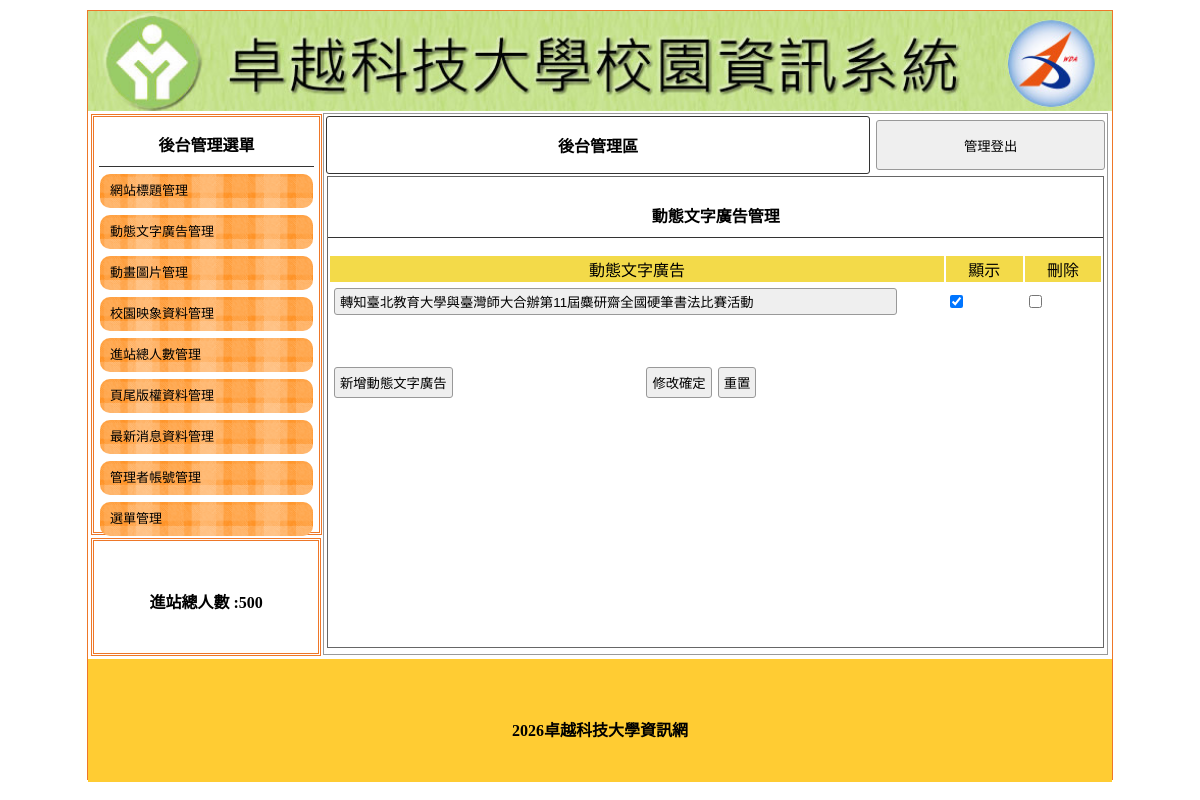
Page /backend.php?do=ad on the earlier database version.
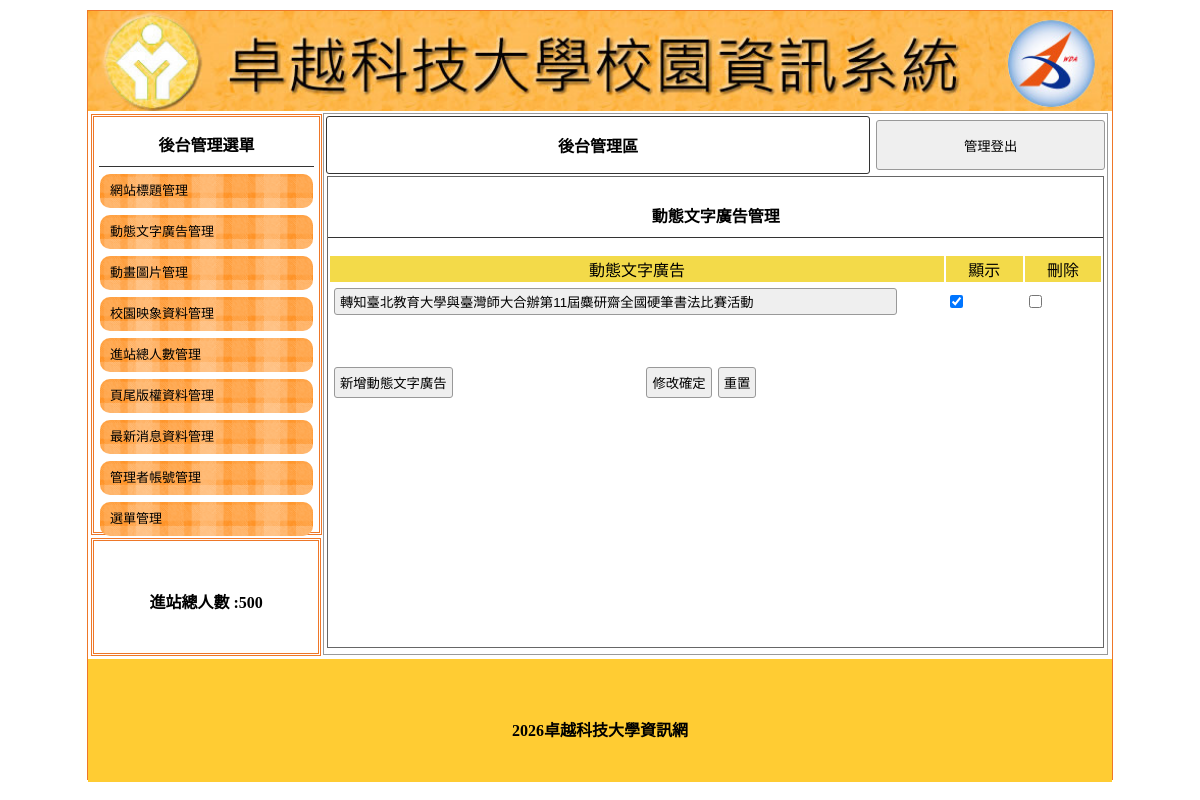
Same page on the later database version.
### tables this page shows
CREATE TABLE `title` (
  `id` int(10) UNSIGNED NOT NULL,
  `text` text NOT NULL,
  `img` text NOT NULL,
  `sh` int(1) UNSIGNED NOT NULL
);

CREATE TABLE `total` (
  `id` int(10) UNSIGNED NOT NULL,
  `total` int(10) UNSIGNED NOT NULL
);

CREATE TABLE `ad` (
  `id` int(10) UNSIGNED NOT NULL,
  `text` text NOT NULL,
  `sh` int(1) UNSIGNED NOT NULL
);

CREATE TABLE `bottom` (
  `id` int(10) UNSIGNED NOT NULL,
  `bottom` text NOT NULL
);

### api/db.php (called while the page is built, shortened)
<?php
class DB{
private $dsn="mysql:host=localhost;dbname=db05;charset=utf8";
private $pdo;
private $table;
function __construct($table){
    $this->table=$table;
    $this->pdo=new PDO($this->dsn,"root",'');
}
function all(...$arg){
    $sql="select * from $this->table ";
    return $this->pdo->query($sql)->fetchAll(PDO::FETCH_ASSOC);
}
function find($id){
    $sql="select * from $this->table ";
    if(is_array($id)){
        $tmp=$this->arraytosql($id);
        $sql=$sql." where ".join(" AND " , $tmp);
    }else{
        $sql .= " WHERE `id`='$id'";
    }
    return $this->pdo->query($sql)->fetch(PDO::FETCH_ASSOC);
}
private function arraytosql($array){
    $tmp=[];
    foreach($array as $key => $value){
        $tmp[]="`$key`='$value'";
    }
    return $tmp;
}
}
$Title=new DB('title');
$Ad=new DB('ad');
$Bottom=new DB('bottom');
$Total=new DB('total');
?>

### backend.php (the view, shortened to what this page needs)
<?php include_once "./api/db.php";?>
<!DOCTYPE html
	PUBLIC "-//W3C//DTD XHTML 1.0 Transitional//EN" "http://www.w3.org/TR/xhtml1/DTD/xhtml1-transitional.dtd">
<html xmlns="http://www.w3.org/1999/xhtml">
<head>
	<link href="./css/css.css" rel="stylesheet" type="text/css">
</head>
<body>
	<div id="main">
		<a title="<?=$Title->find(['sh'=>1])['text'];?>" href="index.php">
			<div class="ti" style="background:url(&#39;images/<?=$Title->find(['sh'=>1])['img'];?>&#39;); background-size:cover;"></div>
		</a>
		<div id="ms">
			<div id="lf" style="float:left;">
				<div id="menuput" class="dbor">
					<span class="t botli">後台管理選單</span>
					<a style="color:#000; font-size:13px; text-decoration:none;" href="?do=title">
						<div class="mainmu">
							網站標題管理 </div>
					</a>
					<a style="color:#000; font-size:13px; text-decoration:none;" href="?do=ad">
						<div class="mainmu">
							動態文字廣告管理 </div>
					</a>
					<a style="color:#000; font-size:13px; text-decoration:none;" href="?do=mvim">
						<div class="mainmu">
							動畫圖片管理 </div>
					</a>
					<a style="color:#000; font-size:13px; text-decoration:none;" href="?do=image">
						<div class="mainmu">
							校園映象資料管理 </div>
					</a>
					<a style="color:#000; font-size:13px; text-decoration:none;" href="?do=total">
						<div class="mainmu">
							進站總人數管理 </div>
					</a>
					<a style="color:#000; font-size:13px; text-decoration:none;" href="?do=bottom">
						<div class="mainmu">
							頁尾版權資料管理 </div>
					</a>
					<a style="color:#000; font-size:13px; text-decoration:none;" href="?do=news">
						<div class="mainmu">
							最新消息資料管理 </div>
					</a>
					<a style="color:#000; font-size:13px; text-decoration:none;" href="?do=admin">
						<div class="mainmu">
							管理者帳號管理 </div>
					</a>
					<a style="color:#000; font-size:13px; text-decoration:none;" href="?do=menu">
						<div class="mainmu">
							選單管理 </div>
					</a>
				</div>
				<div class="dbor" style="margin:3px; width:95%; height:20%; line-height:100px;">
					<span class="t">進站總人數 :<?=$Total->find(1)['total'];?></span>
				</div>
			</div>
			<div class="di"
				style="height:540px; border:#999 1px solid; width:76.5%; margin:2px 0px 0px 0px; float:left; position:relative; left:20px;">
				<table width="100%">
					<tbody>
						<tr>
							<td style="width:70%;font-weight:800; border:#333 1px solid; border-radius:3px;"
								class="cent"><a href="?do=admin" style="color:#000; text-decoration:none;">後台管理區</a>
							</td>
							<td><button onclick="location.replace(&#39;index.php?do=login&#39;)"
									style="width:99%; margin-right:2px; height:50px;">管理登出</button></td>
						</tr>
					</tbody>
				</table>
				<?php
				$do = $_GET['do'] ?? 'title';
				$file = "./backend/" . $do . ".php";
				if (file_exists($file)) {
					include $file;
				} else {
					include './backend/title.php';
				}
				?>
			</div>
		</div>
		<div
			style="width:1024px; left:0px; position:relative; background:#FC3; margin-top:4px; height:123px; display:block;">
			<span class="t" style="line-height:123px;"><?=$Bottom->find(1)['bottom'];?></span>
		</div>
	</div>
</body>
</html>

### backend/ad.php (shortened to what this page needs)
<div style="width:99%; height:87%; margin:auto; overflow:auto; border:#666 1px solid;">
	<p class="t cent botli">動態文字廣告管理</p>
	<form method="post" target="back" action="?do=tii">
		<table width="100%">
			<tbody>
				<tr class="yel">
					<td width="80%">動態文字廣告</td>
					<td width="10%">顯示</td>
					<td width="10%">刪除</td>
				</tr>
				<?php
				$rows = $Ad->all();
				foreach ($rows as $row):
					?>
					<tr>
						<td>
							<input type="text" name="text[]" value="<?= $row['text']; ?>" style="width:90%">
						</td>
						<td>
							<input type="checkbox" name="sh[]" value="<?= $row['id']; ?>" <?= ($row['sh'] == 1) ? "checked" : ""; ?>>
						</td>
						<td>
							<input type="checkbox" name="del[]" value="<?= $row['id']; ?>">
						</td>
					</tr>
					<?php
				endforeach;
				?>
			</tbody>
		</table>
		<table style="margin-top:40px; width:70%;">
			<tbody>
				<tr>
					<td width="200px"><input type="button" onclick="op('#cover','#cvr','./modal/ad.php')"
							value="新增動態文字廣告"></td>
					<td class="cent"><input type="submit" value="修改確定"><input type="reset" value="重置"></td>
				</tr>
			</tbody>
		</table>
	</form>
</div>

### css/css.css (style rules this page uses)
body { padding:0px; margin:0px; }
#main { width:1024px; height:768px; margin:10px auto 10px auto; border:#EE7728 1px solid; position:relative; }
.ti { width:100%; height:100px; position:relative; background-size:cover; background-repeat:no-repeat; }
.dbor { border:#EE7728 double 3px; margin:1px; padding:2px 10px 2px 10px; }
.t { font-weight:800; display:block; text-align:center; padding:10px 1px 10px 1px; }
.botli { border-bottom:#333 1px solid; }
.mainmu { position:relative; border-radius:10px; background:url(../icon/menu.fw.png) center no-repeat; background-size:cover; line-height:30px; padding:2px 10px 2px 10px; margin:7px 1px 7px 1px; }
#lf { height:540px; width:21%; display:inline-block; }
#menuput { width:100%; height:75%; position:relative; padding:5px; display:block; margin: 3px; }
.di { display:inline-block; }
.cent { text-align:center; }
input,button { border:#999 1px solid; border-radius:3px; background:#EFEFEF; padding:5px; margin:3px; }
input[type=text],input[type=password] { width:150px; }
.yel td { background:#F3DA49; text-align:center; }

Differences in the rows shown:
no longer on this page (row edited): title: img (picture)
added title: img (picture)
